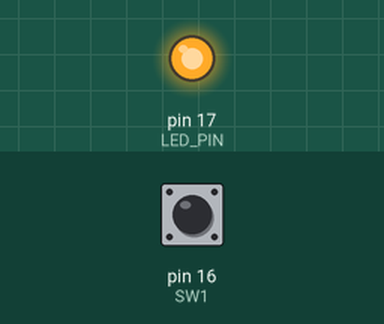
A sketch run on a simulated Arduino Uno, built with avr-gcc and run on an emulated ATmega328P. On the bench: output pins drawn as LEDs (lit = HIGH). The test bench sets the inputs (shaded band); at power-on: pin 16 (SW1) HIGH.

Above: at 1.2 s.
1.3 s: pin 16 (SW1) pulled LOW for 0.15 s
At 1.37 s:
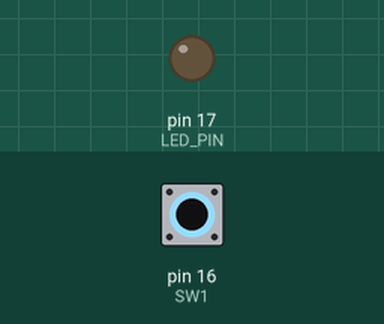
2.9 s: pin 16 (SW1) pulled LOW for 3.2 s
At 7.5 s:
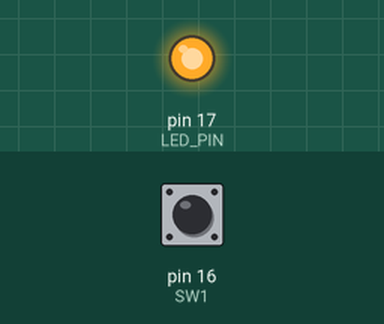
Timing chart, 0 to 9.0 s (numbered marks = the images above; inputs shaded):
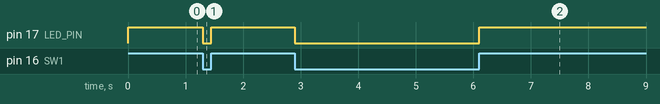

Measured:
- after the input at 1.3 s, pin 17 (LED_PIN): HIGH → LOW at once, → HIGH 0.15 s later
- after the input at 2.9 s, pin 17 (LED_PIN): HIGH → LOW at once, → HIGH 3.2 s later

The sketch:

lab3.1.ino
```cpp
#define LED_PIN  17
#define SW1 16

void setup() {
    pinMode(LED_PIN, OUTPUT);
    pinMode(SW1, INPUT_PULLUP);
}

void loop() {
    if (digitalRead(SW1) == LOW) {
        digitalWrite(LED_PIN, LOW);
    } else {
        digitalWrite(LED_PIN, HIGH);
    }
}
```
